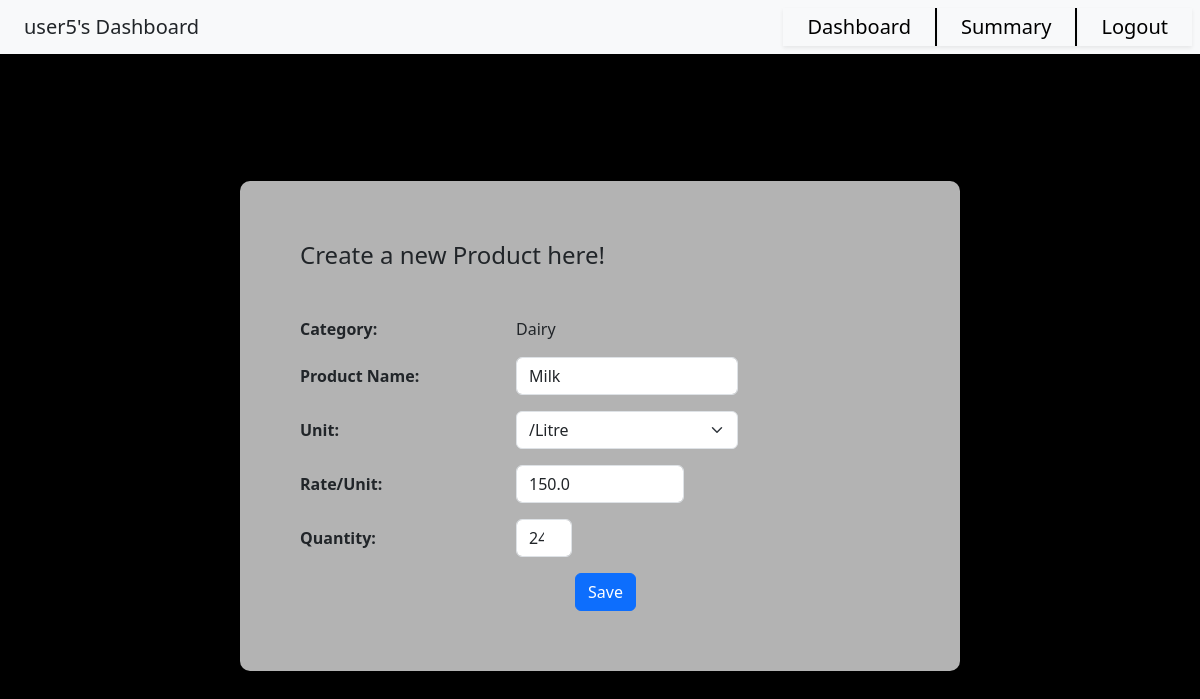
Page /user5/edit_product/cat_1/prod_10 on the earlier database version.
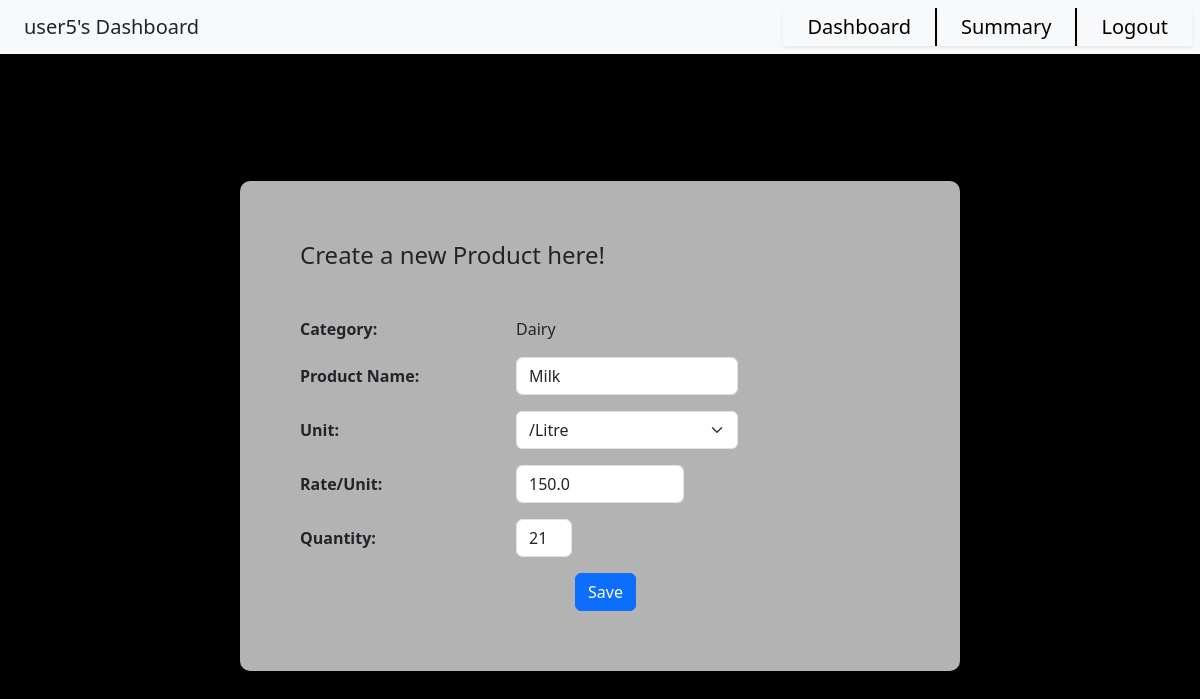
Same page on the later database version.
### application/models.py (models this page shows)
class Product(db.Model):
    __tablename__ = 'Product'
    PID = db.Column(db.Integer, autoincrement=True, primary_key=True)
    Name = db.Column(db.String(collation='NOCASE'), unique=True, nullable=False)
    Price = db.Column(db.Float, nullable=False)
    Unit = db.Column(db.String, nullable=False)
    Stock = db.Column(db.Integer, nullable=False)
    CID = db.Column(db.Integer, db.ForeignKey('Category.CID', ondelete='CASCADE'))
    cat = db.relationship("Category", back_populates="products")
    ords = db.relationship("Order_Details", back_populates="product")

### application/manager_actions.py (the view)
@app.route("/<usr>/edit_product/cat_<cat>/prod_<pid>")
def edit_product_page(usr, cat, pid):
    p = Product.query.filter(Product.PID == pid).first()
    c = Category.query.filter(Category.CID == cat).first()
    return render_template("create_edit_prod.html", user=usr, cat = c, prod = p)

### templates/create_edit_prod.html (shortened to what the changed rows need)
<!DOCTYPE html>
<html>
    <head>
        <link href="https://cdn.jsdelivr.net/npm/bootstrap@5.3.1/dist/css/bootstrap.min.css" rel="stylesheet">
        <link href="{{ url_for('static', filename='css/dash.css') }}" rel="stylesheet">
    </head>
    <body id="body">
        <div id = "content" class="container">
            <div id = "form-wrap">
                <form style = "width:50vw">
                    <div class = "row g-5 align-items-center mb-3">
                        <div class="col-auto col-sm-5">
                            {% if prod is none %}
                                <input type="text" class="form-control" id="prod-name">
                            {% else %}
                                <input type="text" class="form-control" id="prod-name" value = {{ prod.Name }}>
                            {% endif %}
                        </div>
                    </div>
                    <div class = "row g-5 align-items-center mb-3">
                        <div class="col-auto col-sm-5">
                            <select class="form-select" aria-label="Default select example" id="prod-unit">
                                {% if prod is none %}
                                    <option selected>Open this select menu</option>
                                    <option value="/Kg">/Kg</option>
                                    <option value="/100mL">/100mL</option>
                                    <option value="/Block">/Block</option>
                                    <option value="/Bunch">/Bunch</option>
                                    <option value="/Each">/Each</option>
                                    <option value="/Litre">/Litre</option>
                                    <option value="/100g">/100g</option>
                                    <option value="/Dozen">/Dozen</option>
                                {% else %}
                                    <option value="/Litre" {% if prod.Unit == "/Litre" %}selected{% endif %}>/Litre</option>
                                {% endif %}
                            </select>
                        </div>
                    </div>
                    <div class = "row g-5 align-items-center mb-3">
                        <div class="col-auto col-sm-4">
                            {% if prod is none %}
                                <input type="text" class="form-control" id="prod-rate" pattern="[0-9]*[.,]?[0-9]*">
                            {% else %}
                                <input type="text" class="form-control" id="prod-rate" pattern="[0-9]*[.,]?[0-9]*" value = "{{ prod.Price }}">
                            {% endif %}
                        </div>
                    </div>
                    <div class = "row g-5 align-items-center mb-3">
                        <div class="col-auto col-sm-4">
                            <div class="col-auto col-sm-4">
                                {% if prod is none %}
                                    <input type="number" class="form-control" id="prod-qt">
                                {% else %}
                                    <input type="number" class="form-control" id="prod-qt" value = "{{ prod.Stock }}">
                                {% endif %}
                            </div>
                        </div>
                    </div>
                </form>
            </div>
        </div>
    </body>
</html>

Differences in the rows shown:
changed Product "Milk": Stock "24" → "21"
